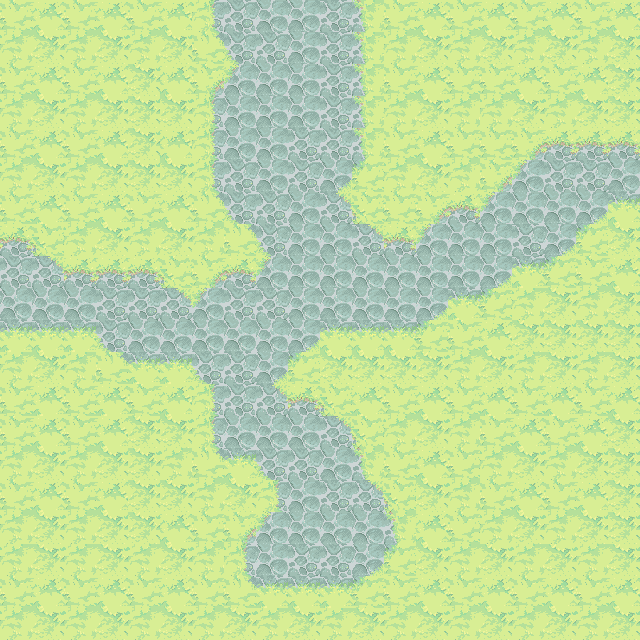

This game map was drawn from its Tiled (.tmx) file and the tilesets committed beside it. A one-line description and the trimmed map source follow:
An orthogonal 20x20 tile map with 32x32 px tiles, 1 tile layer (background), 1 hidden layer not drawn, 6 tilesets.

<map version="1.0" orientation="orthogonal" renderorder="right-down" width="20" height="20" tilewidth="32" tileheight="32" nextobjectid="16">
 <tileset firstgid="1" name="ObjectLayer" tilewidth="32" tileheight="32" tilecount="84" columns="14">
  <image source="ObjectLayer.png" width="477" height="219" />
 </tileset>
 <tileset firstgid="85" name="ground_tiles" tilewidth="32" tileheight="32" tilecount="441" columns="21">
  <image source="ground_tiles.png" width="672" height="701" />
  <terraintypes>
   <terrain name="pradera" tile="43" />
   <terrain name="tierra" tile="106" />
   <terrain name="agua" tile="191" />
   <terrain name="piedra" tile="67" />
   <terrain name="mancha tierra" tile="34" />
   <terrain name="mancha gris" tile="99" />
   <terrain name="piedra marron" tile="274" />
  </terraintypes>
  <tile id="12" terrain="1,1,1,4" />
  <tile id="13" terrain="1,1,4,4" />
  <tile id="14" terrain="1,1,4,1" />
  <tile id="15" terrain="4,4,4,1" />
  <tile id="16" terrain="4,4,1,4" />
  <tile id="33" terrain="1,4,1,4" />
  <tile id="34" terrain="4,4,4,4" />
  <tile id="35" terrain="4,1,4,1" />
  <tile id="36" terrain="4,1,4,4" />
  <tile id="37" terrain="1,4,4,4" />
  <tile id="43" terrain="0,0,0,0" />
  <tile id="44" terrain="0,0,0,0" />
  <tile id="54" terrain="1,4,1,1" />
  <tile id="55" terrain="4,4,1,1" />
  <tile id="56" terrain="4,1,1,1" />
  <tile id="64" terrain="0,0,0,0" />
  <tile id="65" terrain="0,0,0,0" />
  <tile id="67" terrain="3,3,3,3" />
  <tile id="72" terrain="0,0,0,1" />
  <tile id="73" terrain="0,0,1,0" />
  <tile id="90" terrain="0,0,0,1" />
  <tile id="91" terrain="0,0,1,1" />
  <tile id="92" terrain="0,0,1,0" />
  <tile id="93" terrain="0,1,0,0" />
  <tile id="94" terrain="1,0,0,0" />
  <tile id="96" terrain="1,1,1,5" />
  <tile id="97" terrain="1,1,5,5" />
  <tile id="98" terrain="1,1,5,1" />
  <tile id="106" terrain="1,1,1,1" />
  <tile id="107" terrain="1,1,1,1" />
  <tile id="108" terrain="1,1,1,1" />
  <tile id="111" terrain="0,1,0,1" />
  <tile id="113" terrain="1,0,1,0" />
  <tile id="114" terrain="1,1,1,0" />
  <tile id="115" terrain="1,1,0,1" />
  <tile id="117" terrain="1,5,1,5" />
  <tile id="119" terrain="5,1,5,1" />
  <tile id="120" terrain="1,5,5,1" />
  <tile id="121" terrain="5,1,1,5" />
  <tile id="127" terrain="1,1,1,1" />
  <tile id="128" terrain="1,1,1,1" />
  <tile id="129" terrain="1,1,1,1" />
  <tile id="132" terrain="0,1,0,0" />
  <tile id="133" terrain="1,1,0,0" />
  <tile id="134" terrain="1,0,0,0" />
  <tile id="135" terrain="1,0,1,1" />
  <tile id="136" terrain="0,1,1,1" />
  <tile id="137" terrain=",,2," />
  <tile id="138" terrain="1,5,1,1" />
  <tile id="139" terrain="5,5,1,1" />
  <tile id="140" terrain="5,1,1,1" />
  <tile id="141" terrain="5,1,1,5" />
  <tile id="142" terrain="1,5,5,1" />
  <tile id="148" terrain="1,1,1,1" />
  <tile id="149" terrain="1,1,1,1" />
  <tile id="150" terrain="1,1,1,1" />
  <tile id="158" terrain="2,,," />
  <tile id="174" terrain="0,0,0,2" />
  <tile id="175" terrain="0,0,2,2" />
  <tile id="176" terrain="0,0,2,0" />
  <tile id="177" terrain="0,0,0,0" />
  <tile id="190" terrain="2,2,2,2" />
  <tile id="191" terrain="2,2,2,2" />
  <tile id="192" terrain=",,,3" />
  <tile id="193" terrain=",,3,3" />
  <tile id="194" terrain=",,3," />
  <tile id="195" terrain="0,2,0,2" />
  <tile id="196" terrain="2,2,2,2" />
  <tile id="197" terrain="2,0,2,0" />
  <tile id="198" terrain="0,2,2,2" />
  <tile id="199" terrain="2,0,2,2" />
  <tile id="211" terrain="2,2,2,2" />
  <tile id="212" terrain="2,2,2,2" />
  <tile id="213" terrain=",3,,3" />
  <tile id="214" terrain="2,2,2,2" />
  <tile id="215" terrain="3,,3," />
  <tile id="216" terrain="0,2,0,0" />
  <tile id="217" terrain="2,2,0,0" />
  <tile id="218" terrain="2,0,0,0" />
  <tile id="219" terrain="2,2,0,2" />
  <tile id="220" terrain="2,2,2,0" />
  <tile id="234" terrain=",3,," />
  <tile id="235" terrain="3,3,," />
  <tile id="236" terrain="3,,," />
  <tile id="258" terrain="0,0,0,0" />
  <tile id="259" terrain="0,0,6,6" />
  <tile id="260" terrain="0,0,6,0" />
  <tile id="262" terrain="6,0,6,0" />
  <tile id="274" terrain="6,6,6,6" />
  <tile id="275" terrain="6,6,6,6" />
  <tile id="277" terrain="6,6,6,0" />
  <tile id="278" terrain="0,6,0,6" />
  <tile id="279" terrain="0,6,0,6" />
  <tile id="280" terrain="6,6,6,6" />
  <tile id="281" terrain="6,6,6,0" />
  <tile id="282" terrain="6,6,6,0" />
  <tile id="283" terrain="6,6,0,6" />
  <tile id="295" terrain="6,6,6,6" />
  <tile id="296" terrain="6,6,6,6" />
  <tile id="298" terrain="6,0,6,6" />
  <tile id="299" terrain="0,6,6,6" />
  <tile id="300" terrain="0,6,0,0" />
  <tile id="301" terrain="6,6,0,0" />
  <tile id="302" terrain="6,0,0,0" />
  <tile id="303" terrain="6,0,6,6" />
  <tile id="304" terrain="0,6,6,6" />
 </tileset>
 <tileset firstgid="526" name="Extra_Unfinished4" tilewidth="32" tileheight="32" tilecount="88" columns="11">
  <image source="Extra_Unfinished4.png" width="360" height="266" />
 </tileset>
 <tileset firstgid="614" name="Cliff_tileset" tilewidth="32" tileheight="32" tilecount="240" columns="15">
  <image source="Cliff_tileset.png" width="503" height="518" />
 </tileset>
 <tileset firstgid="854" name="graphics-tiles-waterflow" tilewidth="32" tileheight="32" tilecount="81" columns="9">
  <image source="graphics-tiles-waterflow.png" width="319" height="293" />
 </tileset>
 <tileset firstgid="935" name="meta_tiles" tilewidth="32" tileheight="32" spacing="1" margin="1" tilecount="2" columns="2">
  <image source="meta_tiles.png" width="67" height="34" />
  <tile id="0">
   <properties>
    <property name="colisionable" value="true" />
    <property name="objeto" value="piedra" />
   </properties>
  </tile>
  <tile id="1">
   <properties>
    <property name="colisionable" value="true" />
    <property name="objeto" value="agua" />
   </properties>
  </tile>
 </tileset>
 <layer name="background" width="20" height="20">
  <data>[400 cells, 400 non-empty, 22 distinct tile ids]</data>
 </layer>
 <layer name="meta tiles" width="20" height="20" visible="0">
  <data>[400 cells, 137 non-empty, 1 distinct tile ids]</data>
 </layer>
</map>
